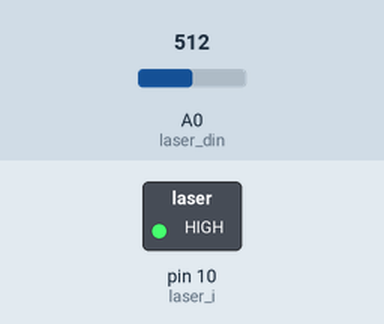
Simulated run of this sketch. Board: Arduino Uno, built with avr-gcc and run on an emulated ATmega328P. On the bench: switched loads named in the sketch (green lamp = pin HIGH). Inputs (shaded band) come from the test bench; at power-on: A0 (laser_din) = 512. What the sketch prints to the serial monitor is not drawn.

Above: at 1.3 s.
1.4 s: A0 (laser_din) set to 381
2.9 s: A0 (laser_din) set to 352
Timing chart, 0 to 5.9 s (numbered marks = the images above; inputs shaded):
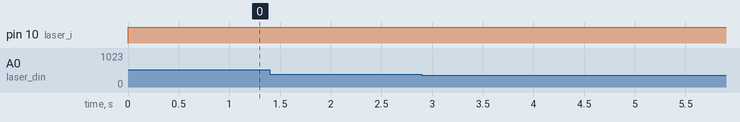

The sketch:

Laser_Sensor.ino
```cpp
int laser_din=A0;
int laser_i=10;
void setup()
{
  pinMode(laser_din,INPUT);
  pinMode(laser_i,OUTPUT);
  Serial.begin(9600);
}
void loop()
{
digitalWrite(laser_i,HIGH);
int sensorValue=analogRead(A0);
float voltage= sensorValue*(5.0/1023.0);

if (voltage>=1.8)
{
   Serial.println("Engel Yok");
  }
  else
  {
    Serial.println("Engel");
  }
  delay(500);
}
```

Measured:
- after the input at 1.4 s, every drawn part: stays the same
- after the input at 2.9 s, every drawn part: stays the same
